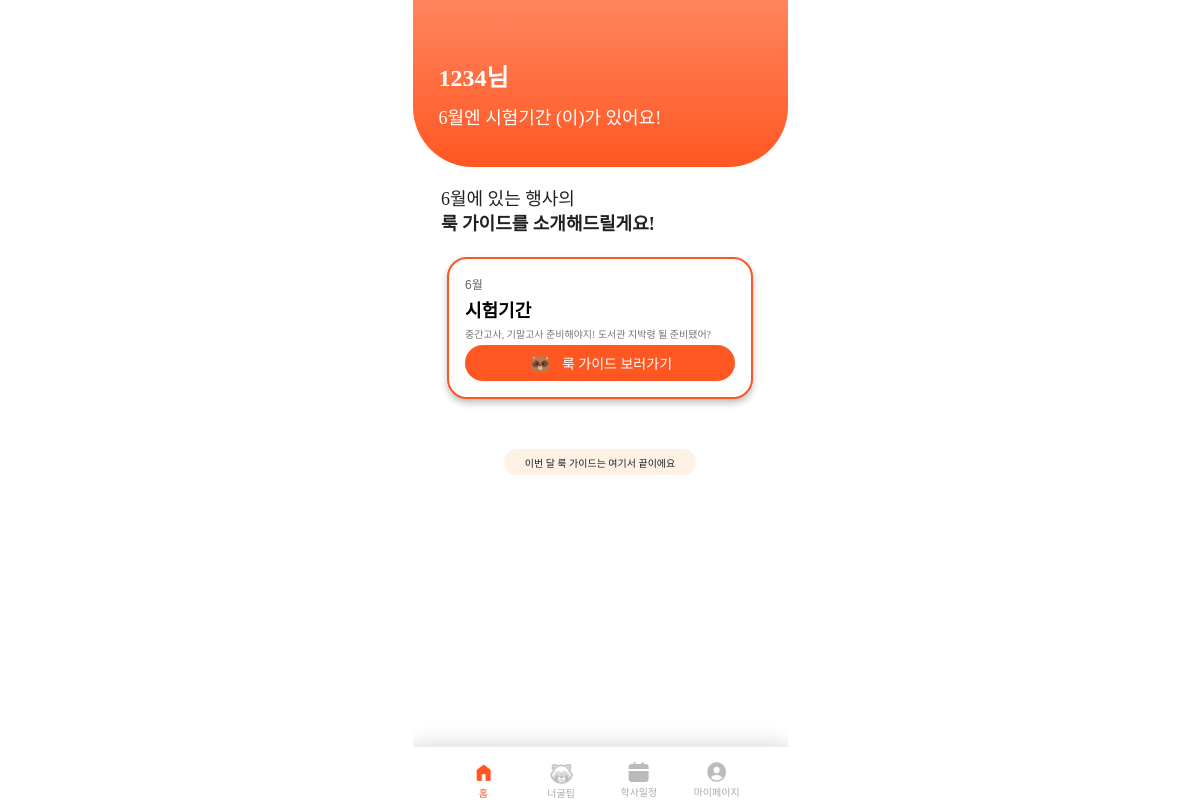
Screenshot of /main/ (signed in) with the database file from the repository.
### accounts/models.py (models this page shows, shortened)
class Profile(models.Model):
    user = models.OneToOneField(User, on_delete=models.CASCADE)
    nickname = models.TextField(max_length=10, default='unknown')
    GENDER_CHOICES = [
        ('M', '남성'),
        ('F', '여성'),
    ]
    gender = models.CharField(
        max_length=1,
        choices=GENDER_CHOICES,
        default='F',  # 기본값을 여성으로 설정
    )
    pfp = models.ImageField(upload_to="profile/", blank=True, null=True)

### main/models.py (models this page shows, shortened)
class LookCard(models.Model):
    event = models.ForeignKey(Event, related_name='lookcards', on_delete=models.CASCADE)
    description = models.TextField(blank=True, null=True)
    is_recommend = models.TextField(blank=False)
    is_avoid = models.TextField(blank=False)
    avoid_reason = models.TextField(blank=False)
    emoticon = models.ImageField(upload_to='emoticons/', blank=True, null=True)

class Event(models.Model):
    title = models.CharField(max_length=15)
    month = models.ManyToManyField(Month)

### main/views.py (the view)
# urls.py: path('', views.mainpage, name="mainpage"),
def mainpage(request):
    user = request.user
    profile = request.user.profile
    now = datetime.now()
    current_month = now.month
    month_obj = Month.objects.get(number=current_month)
    event_lookcards = LookCard.objects.filter(event__month=month_obj).order_by('event__title')
    return render(request, 'main/mainpage.html', {'month': current_month, 'user': user, 'profile': profile, 'event': event_lookcards})

### main/templates/main/mainpage.html (shortened to what this page needs)
{% load static %}
<!DOCTYPE html>
<html lang="ko">
  <head>
    <link rel="stylesheet" href="{% static 'main/mainpage.css' %}" />
  </head>
  <body>
    <main class="wrapper">
      <section class="top-banner">
        <section class="space">
          <h1><strong>{{ profile.nickname }}님</strong><br /></h1>
          <h2>
            {{ month }}월엔 {% for lookcard in event %}{{ lookcard.event.title }}
            {% if not forloop.last %}, {% endif %}{% endfor %}(이)가 있어요!
          </h2>
        </section>
      </section>
      <section class="container">
        <section class="intro-text">
          <p>
            {{ month }}월에 있는 행사의<br /><strong
              >룩 가이드를 소개해드릴게요!</strong
            >
          </p>
        </section>
        <section class="cards">
          {% if event %} {% for lookcard in event %}
          <div class="card">
            <p class="tag">{{ month }}월</p>
            <h2>{{ lookcard.event.title }}</h2>
            <p class="desc">{{ lookcard.description }}</p>
            <a
              href="{% url 'main:lookcard_detail' lookcard.id %}"
              class="guide-btn"
            >
              <img src="{% static 'img/1.0.png' %}" alt="icon" />룩 가이드
              보러가기
            </a>
          </div>
          {% endfor %} {% else %}
          <p class="no-event">이번 달에는 룩 가이드가 없어요.</p>
          {% endif %}
        </section>
        <section class="end-label">이번 달 룩 가이드는 여기서 끝이에요</section>
      </section>
      {% include 'shared/_footer.html' with activate='mainpage' %}
    </main>
  </body>
</html>

### main/static/main/mainpage.css (style rules this page uses)
* { margin: 0; padding: 0; box-sizing: border-box; }
body { display: flex; justify-content: center; align-items: center; min-height: 100vh; background: #fff; font-family: "Pretendard", sans-serif; }
.wrapper { width: 375px; height: 812px; display: flex; flex-direction: column; justify-content: flex-start; position: relative; overflow: hidden; }
.top-banner { background: linear-gradient(180deg, #ff916e -27.26%, #ff5722 100%); border-radius: 0 0 60px 60px; height: 166.745px; display: flex; color: #fff; }
.space { display: flex; flex-direction: column; align-items: flex-start; justify-content: center; gap: 10px; padding: 47px 26px 26px; width: 100%; }
.space h1 { font-family: "Pretendard Variable"; font-size: 24px; font-weight: 700; line-height: normal; color: #fff; }
.space h2 { font-family: "Pretendard Variable"; font-size: 18px; font-weight: 500; line-height: normal; color: #fff; }
.intro-text { padding: 20px; font-size: 18px; font-weight: 500; color: #212121; line-height: 1.4; font-family: "Pretendard Variable"; }
.intro-text strong { font-weight: 700; }
.cards { padding: 0 26px; display: flex; flex-direction: column; gap: 20px; }
.card { background: white; border: 2px solid #ff5722; border-radius: 20px; padding: 16px; box-shadow: 0px 4px 7px rgba(0, 0, 0, 0.25); display: flex; flex-direction: column; gap: 4px; }
.card .tag { font-size: 12px; color: #666; }
.card h2 { font-size: 18px; font-weight: 700; }
.card .desc { color: var(--text-002, #757575); font-family: "Pretendard Variable"; font-size: 10px; font-style: normal; font-weight: 400; line-height: normal; }
a.guide-btn { width: 100%; height: 36px; padding: 1px 63px; background: #ff5722; color: #fff; border: none; border-radius: 999px; display: flex; justify-content: center; align-items: center; gap: 10px; font-family: "Pretendard Variable"; font-size: 14px; font-weight: 500; cursor: pointer; text-decoration: none !important; }
.guide-btn img { width: 24px; height: 24px; }
.end-label { width: fit-content; margin: 50px auto 0; height: 26px; padding: 6px 21px; background: #fdf2e5; border-radius: 20px; display: flex; justify-content: center; align-items: center; font-family: "Pretendard Variable"; color: var(--text-001, #212121); font-size: 10px; font-style: normal; font-weight: 400; line-height: normal; }
.container { display: flex; flex-direction: column; align-items: flex-start; margin: 0 auto; }

### rows the page displays
Profile: nickname "1234"
LookCard: event "시험기간", description "중간고사, 기말고사 준비해야지! 도서관 지박령 될 준비됐어?"
